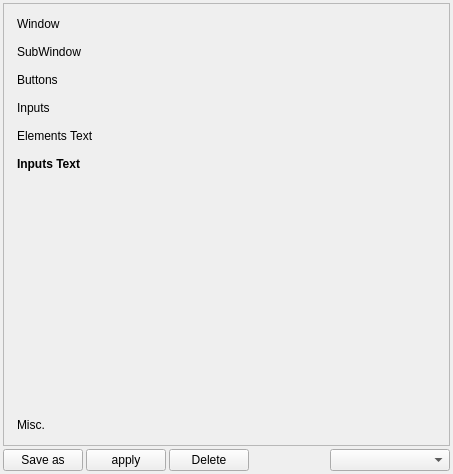
<?xml version="1.0" encoding="UTF-8"?>
<ui version="4.0">
 <class>StyleWidget</class>
 <widget class="QWidget" name="StyleWidget">
  <property name="geometry">
   <rect>
    <x>0</x>
    <y>0</y>
    <width>453</width>
    <height>474</height>
   </rect>
  </property>
  <property name="windowTitle">
   <string>Form</string>
  </property>
  <layout class="QGridLayout" name="gridLayout_3">
   <property name="leftMargin">
    <number>3</number>
   </property>
   <property name="topMargin">
    <number>3</number>
   </property>
   <property name="rightMargin">
    <number>3</number>
   </property>
   <property name="bottomMargin">
    <number>3</number>
   </property>
   <property name="spacing">
    <number>3</number>
   </property>
   <item row="1" column="0">
    <widget class="QScrollArea" name="scrollArea">
     <property name="widgetResizable">
      <bool>true</bool>
     </property>
     <widget class="QWidget" name="scrollAreaWidgetContents">
      <property name="geometry">
       <rect>
        <x>0</x>
        <y>0</y>
        <width>445</width>
        <height>438</height>
       </rect>
      </property>
      <layout class="QGridLayout" name="gridLayout_4">
       <item row="0" column="0">
        <widget class="QToolBox" name="styleEditor">
         <property name="styleSheet">
          <string notr="true">QToolBox::tab {
    background: qlineargradient(x1: 0, y1: 0, x2: 0, y2: 1,
                                stop: 0 #E1E1E1, stop: 0.4 #DDDDDD,
                                stop: 0.5 #D8D8D8, stop: 1.0 #D3D3D3);
    border-radius: 5px;
    color: black;
}
QToolBox::tab:selected { /* italicize selected tabs */
    font:bold;
    color: black;
}</string>
         </property>
         <property name="currentIndex">
          <number>5</number>
         </property>
         <property name="tabSpacing">
          <number>6</number>
         </property>
         <widget class="QWidget" name="WindowStyle">
          <property name="geometry">
           <rect>
            <x>0</x>
            <y>0</y>
            <width>427</width>
            <height>231</height>
           </rect>
          </property>
          <attribute name="label">
           <string>Window</string>
          </attribute>
          <layout class="QGridLayout" name="gridLayout">
           <property name="leftMargin">
            <number>3</number>
           </property>
           <property name="topMargin">
            <number>3</number>
           </property>
           <property name="rightMargin">
            <number>3</number>
           </property>
           <property name="bottomMargin">
            <number>3</number>
           </property>
           <property name="spacing">
            <number>3</number>
           </property>
           <item row="0" column="0">
            <widget class="window_subwindow_widget" name="windowStyleEditor" native="true"/>
           </item>
          </layout>
         </widget>
         <widget class="QWidget" name="subwindowStyle">
          <property name="geometry">
           <rect>
            <x>0</x>
            <y>0</y>
            <width>427</width>
            <height>231</height>
           </rect>
          </property>
          <attribute name="label">
           <string>SubWindow</string>
          </attribute>
          <layout class="QGridLayout" name="gridLayout_2">
           <property name="leftMargin">
            <number>3</number>
           </property>
           <property name="topMargin">
            <number>3</number>
           </property>
           <property name="rightMargin">
            <number>3</number>
           </property>
           <property name="bottomMargin">
            <number>3</number>
           </property>
           <property name="spacing">
            <number>3</number>
           </property>
           <item row="0" column="0">
            <widget class="window_subwindow_widget" name="subwindowStyleEditor" native="true"/>
           </item>
          </layout>
         </widget>
         <widget class="QWidget" name="ButtonsStyle">
          <property name="geometry">
           <rect>
            <x>0</x>
            <y>0</y>
            <width>427</width>
            <height>231</height>
           </rect>
          </property>
          <attribute name="label">
           <string>Buttons</string>
          </attribute>
          <layout class="QGridLayout" name="gridLayout_5">
           <property name="leftMargin">
            <number>3</number>
           </property>
           <property name="topMargin">
            <number>3</number>
           </property>
           <property name="rightMargin">
            <number>3</number>
           </property>
           <property name="bottomMargin">
            <number>3</number>
           </property>
           <property name="spacing">
            <number>3</number>
           </property>
           <item row="0" column="0">
            <widget class="button_input_widget" name="buttonStyleEditor" native="true"/>
           </item>
          </layout>
         </widget>
         <widget class="QWidget" name="inputStyles">
          <property name="geometry">
           <rect>
            <x>0</x>
            <y>0</y>
            <width>427</width>
            <height>231</height>
           </rect>
          </property>
          <attribute name="label">
           <string>Inputs</string>
          </attribute>
          <layout class="QGridLayout" name="gridLayout_6">
           <property name="leftMargin">
            <number>3</number>
           </property>
           <property name="topMargin">
            <number>3</number>
           </property>
           <property name="rightMargin">
            <number>3</number>
           </property>
           <property name="bottomMargin">
            <number>3</number>
           </property>
           <property name="spacing">
            <number>3</number>
           </property>
           <item row="0" column="0">
            <widget class="button_input_widget" name="inputStyleEditor" native="true"/>
           </item>
          </layout>
         </widget>
         <widget class="QWidget" name="elementTextStyles">
          <property name="geometry">
           <rect>
            <x>0</x>
            <y>0</y>
            <width>427</width>
            <height>231</height>
           </rect>
          </property>
          <attribute name="label">
           <string>Elements Text</string>
          </attribute>
          <layout class="QGridLayout" name="gridLayout_7">
           <property name="leftMargin">
            <number>3</number>
           </property>
           <property name="topMargin">
            <number>3</number>
           </property>
           <property name="rightMargin">
            <number>3</number>
           </property>
           <property name="bottomMargin">
            <number>3</number>
           </property>
           <property name="spacing">
            <number>3</number>
           </property>
           <item row="0" column="0">
            <widget class="text_style_editor_widget" name="elementTextStylesEditor" native="true"/>
           </item>
          </layout>
         </widget>
         <widget class="QWidget" name="inputTextStyles">
          <attribute name="label">
           <string>Inputs Text</string>
          </attribute>
          <layout class="QGridLayout" name="gridLayout_9">
           <property name="leftMargin">
            <number>3</number>
           </property>
           <property name="topMargin">
            <number>3</number>
           </property>
           <property name="rightMargin">
            <number>3</number>
           </property>
           <property name="bottomMargin">
            <number>3</number>
           </property>
           <property name="spacing">
            <number>3</number>
           </property>
           <item row="0" column="0">
            <widget class="text_style_editor_widget" name="inputTextStylesEditor" native="true"/>
           </item>
          </layout>
         </widget>
         <widget class="QWidget" name="ListStyles">
          <property name="geometry">
           <rect>
            <x>0</x>
            <y>0</y>
            <width>427</width>
            <height>231</height>
           </rect>
          </property>
          <attribute name="label">
           <string>Misc.</string>
          </attribute>
          <layout class="QGridLayout" name="gridLayout_8">
           <property name="leftMargin">
            <number>3</number>
           </property>
           <property name="topMargin">
            <number>3</number>
           </property>
           <property name="rightMargin">
            <number>3</number>
           </property>
           <property name="bottomMargin">
            <number>3</number>
           </property>
           <property name="spacing">
            <number>3</number>
           </property>
           <item row="0" column="0">
            <widget class="List_style_widget" name="ListStylesEditor" native="true"/>
           </item>
          </layout>
         </widget>
        </widget>
       </item>
      </layout>
     </widget>
    </widget>
   </item>
   <item row="2" column="0">
    <layout class="QHBoxLayout" name="horizontalLayout">
     <item>
      <widget class="QPushButton" name="btn_save_as">
       <property name="text">
        <string>Save as</string>
       </property>
      </widget>
     </item>
     <item>
      <widget class="QPushButton" name="btn_apply">
       <property name="text">
        <string>apply</string>
       </property>
      </widget>
     </item>
     <item>
      <widget class="QPushButton" name="btn_Delete">
       <property name="text">
        <string>Delete</string>
       </property>
      </widget>
     </item>
     <item>
      <spacer name="horizontalSpacer">
       <property name="orientation">
        <enum>Qt::Horizontal</enum>
       </property>
       <property name="sizeHint" stdset="0">
        <size>
         <width>40</width>
         <height>20</height>
        </size>
       </property>
      </spacer>
     </item>
     <item>
      <widget class="QComboBox" name="Styles">
       <property name="minimumSize">
        <size>
         <width>120</width>
         <height>0</height>
        </size>
       </property>
      </widget>
     </item>
    </layout>
   </item>
  </layout>
 </widget>
 <customwidgets>
  <customwidget>
   <class>window_subwindow_widget</class>
   <extends>QWidget</extends>
   <header>window_subwindow_widget.h</header>
   <container>1</container>
  </customwidget>
  <customwidget>
   <class>button_input_widget</class>
   <extends>QWidget</extends>
   <header>button_input_widget.h</header>
   <container>1</container>
  </customwidget>
  <customwidget>
   <class>text_style_editor_widget</class>
   <extends>QWidget</extends>
   <header>text_style_editor_widget.h</header>
   <container>1</container>
  </customwidget>
  <customwidget>
   <class>List_style_widget</class>
   <extends>QWidget</extends>
   <header>list_style_widget.h</header>
   <container>1</container>
  </customwidget>
 </customwidgets>
 <resources/>
 <connections/>
</ui>
